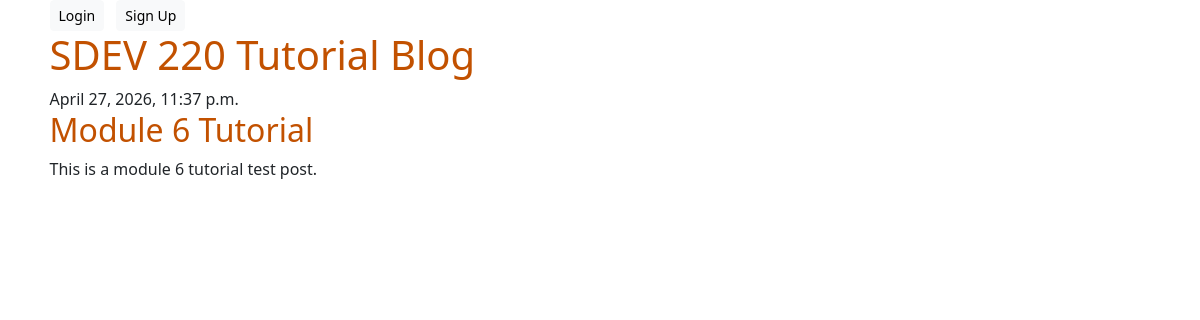
Before: / with the older database file.
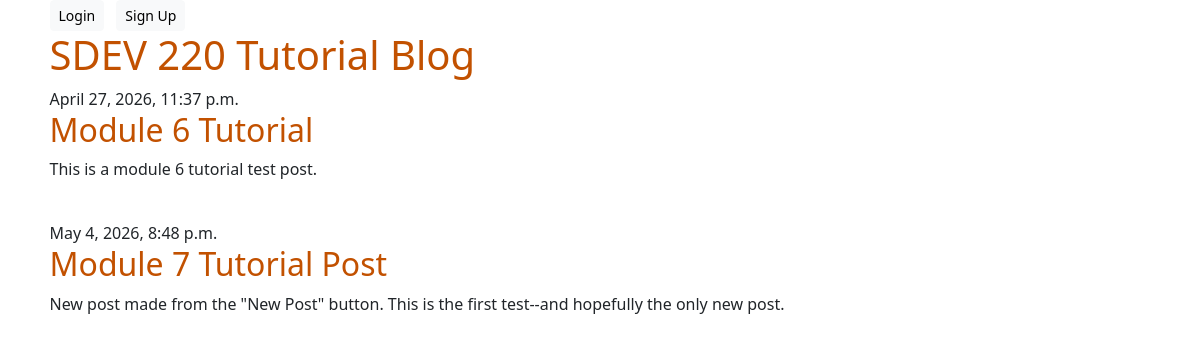
After: the same page with the newer database file.
### blog/models.py (models this page shows, shortened)
class Post(models.Model):
    title = models.CharField(max_length=200)
    text = models.TextField()
    created_date = models.DateTimeField(auto_now_add=True)
    published_date = models.DateTimeField(default=timezone.now)

### blog/views.py (the view)
# urls.py: path('', views.post_list, name='post_list'),
def post_list(request):
    posts = Post.objects.filter(published_date__lte=timezone.now()).order_by('published_date')
    return render(request, 'blog/post_list.html', {'posts': posts})

### blog/templates/blog/post_list.html
{% extends 'blog/base.html' %}
{% block content %}
    {% for post in posts %}
        <article class="post">
            <time class="date">
                {{ post.published_date }}
            </time>
            <h2>
                <a href="{% url 'post_detail' pk=post.pk %}">
                    {{ post.title }}
                </a>
            </h2>
            <p>{{ post.text|linebreaksbr }}</p>
        </article>
    {% endfor %}
{% endblock %}

### blog/templates/blog/base.html (shortened to what this page needs)
{% load static %}
<!DOCTYPE html>
<html>
<head>
    <link rel="stylesheet" href="https://cdn.jsdelivr.net/npm/bootstrap@5.3.3/dist/css/bootstrap.min.css">
    <link rel="stylesheet" href="{% static 'css/blog.css' %}">
</head>
<body>
<header class="page-header">
    <div class="container">
        {% if user.is_authenticated %}
            <a href="{% url 'post_new' %}" class="btn btn-light btn-sm me-2">New Post</a>
            <p class="top-menu">
                Hello {{ user.username }}
                <small>
                    <form method="post" action="{% url 'logout' %}" style="display:inline;">
                        {% csrf_token %}
                        <button type="submit" class="btn btn-light btn-sm">Log Out</button>
                    </form>
                </small>
            </p>
        {% else %}
            <a href="{% url 'login' %}" class="btn btn-light btn-sm me-2">Login</a>
            <a href="{% url 'signup' %}" class="btn btn-light btn-sm">Sign Up</a>
        {% endif %}
        <h1><a href="/">SDEV 220 Tutorial Blog</a></h1>
    </div>
</header>
<main class="container">
    <div class="row">
        <div class="col">
            {% block content %}
            {% endblock %}
        </div>
    </div>
</main>
</body>
</html>

### blog/static/css/blog.css (style rules this page uses)
h1 a, h2 a { color: #C25100; text-decoration: none; }
body { padding-left: 15px; }
.post { margin-bottom: 40px; }

Changed rows visible on the page:
added Post: published_date "May 4, 2026, 8:48 p.m.", title "Module 7 Tutorial Post", text "New post made from the \"New Post\" button. This is the first test--and hopefully the only new post."
